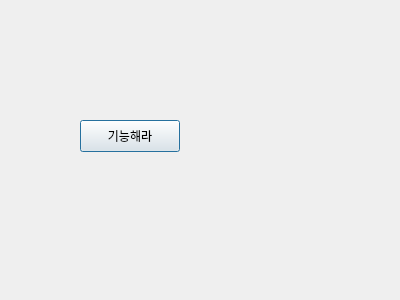
<?xml version="1.0" encoding="UTF-8"?>
<ui version="4.0">
 <class>Dialog</class>
 <widget class="QDialog" name="Dialog">
  <property name="geometry">
   <rect>
    <x>0</x>
    <y>0</y>
    <width>400</width>
    <height>300</height>
   </rect>
  </property>
  <property name="windowTitle">
   <string>Dialog</string>
  </property>
  <widget class="QPushButton" name="pushButton">
   <property name="geometry">
    <rect>
     <x>80</x>
     <y>120</y>
     <width>100</width>
     <height>32</height>
    </rect>
   </property>
   <property name="text">
    <string>기능해라</string>
   </property>
  </widget>
 </widget>
 <resources/>
 <connections/>
</ui>
